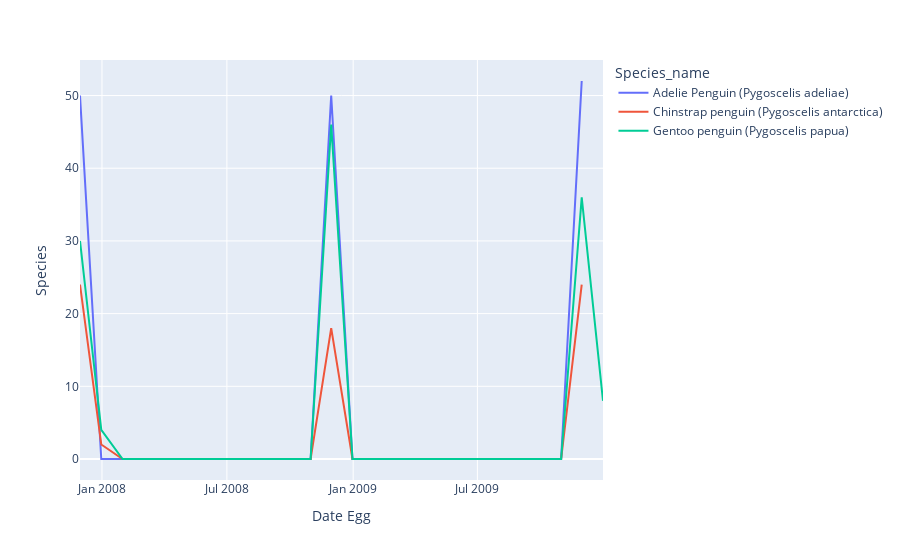

The cell this chart's notebook holds for it:
### Code cell
px.line(all_species, x="Date Egg", y='Species', color="Species_name")

### Figure 1 — Plotly figure (JSON) as saved in the notebook; plotly's stock layout.template omitted (floating-point values rounded to 4 significant figures)
{"data": [{"hovertemplate": "Species_name=Adelie Penguin (Pygoscelis adeliae)<br>Date Egg=%{x}<br>Species=%{y}<extra></extra>", "legendgroup": "Adelie Penguin (Pygoscelis adeliae)", "line": {"color": "#636efa", "dash": "solid"}, "marker": {"symbol": "circle"}, "mode": "lines", "name": "Adelie Penguin (Pygoscelis adeliae)", "orientation": "v", "showlegend": true, "type": "scatter", "x": ["2007-11-30T00:00:00", "2007-12-31T00:00:00", "2008-01-31T00:00:00", "2008-02-29T00:00:00", "2008-03-31T00:00:00", "2008-04-30T00:00:00", "2008-05-31T00:00:00", "2008-06-30T00:00:00", "2008-07-31T00:00:00", "2008-08-31T00:00:00", "2008-09-30T00:00:00", "2008-10-31T00:00:00", "2008-11-30T00:00:00", "2008-12-31T00:00:00", "2009-01-31T00:00:00", "2009-02-28T00:00:00", "2009-03-31T00:00:00", "2009-04-30T00:00:00", "2009-05-31T00:00:00", "2009-06-30T00:00:00", "2009-07-31T00:00:00", "2009-08-31T00:00:00", "2009-09-30T00:00:00", "2009-10-31T00:00:00", "2009-11-30T00:00:00"], "xaxis": "x", "y": [50, 0, 0, 0, 0, 0, 0, 0, 0, 0, 0, 0, 50, 0, 0, 0, 0, 0, 0, 0, 0, 0, 0, 0, 52], "yaxis": "y"}, {"hovertemplate": "Species_name=Chinstrap penguin (Pygoscelis antarctica)<br>Date Egg=%{x}<br>Species=%{y}<extra></extra>", "legendgroup": "Chinstrap penguin (Pygoscelis antarctica)", "line": {"color": "#EF553B", "dash": "solid"}, "marker": {"symbol": "circle"}, "mode": "lines", "name": "Chinstrap penguin (Pygoscelis antarctica)", "orientation": "v", "showlegend": true, "type": "scatter", "x": ["2007-11-30T00:00:00", "2007-12-31T00:00:00", "2008-01-31T00:00:00", "2008-02-29T00:00:00", "2008-03-31T00:00:00", "2008-04-30T00:00:00", "2008-05-31T00:00:00", "2008-06-30T00:00:00", "2008-07-31T00:00:00", "2008-08-31T00:00:00", "2008-09-30T00:00:00", "2008-10-31T00:00:00", "2008-11-30T00:00:00", "2008-12-31T00:00:00", "2009-01-31T00:00:00", "2009-02-28T00:00:00", "2009-03-31T00:00:00", "2009-04-30T00:00:00", "2009-05-31T00:00:00", "2009-06-30T00:00:00", "2009-07-31T00:00:00", "2009-08-31T00:00:00", "2009-09-30T00:00:00", "2009-10-31T00:00:00", "2009-11-30T00:00:00"], "xaxis": "x", "y": [24, 2, 0, 0, 0, 0, 0, 0, 0, 0, 0, 0, 18, 0, 0, 0, 0, 0, 0, 0, 0, 0, 0, 0, 24], "yaxis": "y"}, {"hovertemplate": "Species_name=Gentoo penguin (Pygoscelis papua)<br>Date Egg=%{x}<br>Species=%{y}<extra></extra>", "legendgroup": "Gentoo penguin (Pygoscelis papua)", "line": {"color": "#00cc96", "dash": "solid"}, "marker": {"symbol": "circle"}, "mode": "lines", "name": "Gentoo penguin (Pygoscelis papua)", "orientation": "v", "showlegend": true, "type": "scatter", "x": ["2007-11-30T00:00:00", "2007-12-31T00:00:00", "2008-01-31T00:00:00", "2008-02-29T00:00:00", "2008-03-31T00:00:00", "2008-04-30T00:00:00", "2008-05-31T00:00:00", "2008-06-30T00:00:00", "2008-07-31T00:00:00", "2008-08-31T00:00:00", "2008-09-30T00:00:00", "2008-10-31T00:00:00", "2008-11-30T00:00:00", "2008-12-31T00:00:00", "2009-01-31T00:00:00", "2009-02-28T00:00:00", "2009-03-31T00:00:00", "2009-04-30T00:00:00", "2009-05-31T00:00:00", "2009-06-30T00:00:00", "2009-07-31T00:00:00", "2009-08-31T00:00:00", "2009-09-30T00:00:00", "2009-10-31T00:00:00", "2009-11-30T00:00:00", "2009-12-31T00:00:00"], "xaxis": "x", "y": [30, 4, 0, 0, 0, 0, 0, 0, 0, 0, 0, 0, 46, 0, 0, 0, 0, 0, 0, 0, 0, 0, 0, 0, 36, 8], "yaxis": "y"}], "layout": {"legend": {"title": {"text": "Species_name"}, "tracegroupgap": 0}, "margin": {"t": 60}, "xaxis": {"anchor": "y", "domain": [0, 1], "title": {"text": "Date Egg"}}, "yaxis": {"anchor": "x", "domain": [0, 1], "title": {"text": "Species"}}}}
